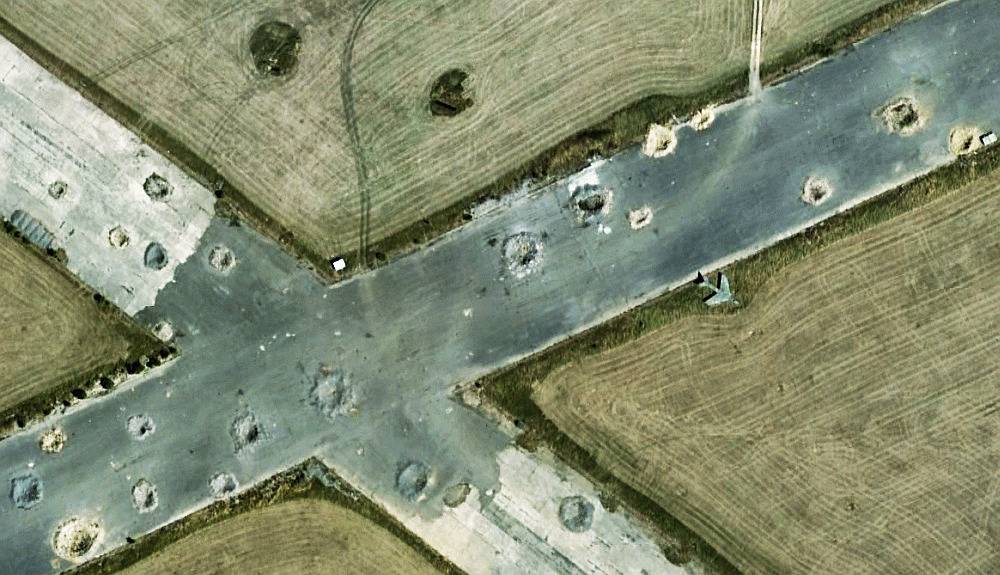
#> input picture camera/tests/crater2.jpg, 1000 x 575 px
$ python edge_detection.py tests/crater2.jpg
#> lines starting #> are read from the running program, lines starting #| are printed output that depends on the picture
import signal
import cv2
import sys
import os
import numpy as np

# Graceful exit on Ctrl+C
def signal_handler(sig, frame):
    print("\n[INFO] Ctrl+C detected. Exiting...")
    cv2.destroyAllWindows()
    sys.exit(0)

signal.signal(signal.SIGINT, signal_handler)

def main():
    if len(sys.argv) != 2:
        print("Usage: python script.py <image_path>")
        sys.exit(1)

    image_path = sys.argv[1]

    if not os.path.exists(image_path):
        print(f"Error: File '{image_path}' not found.")
        sys.exit(1)

    # Load image from file
    image = cv2.imread(image_path, cv2.IMREAD_COLOR)
#> image is the input picture: shape (575, 1000, 3); mean B, G, R 112.5, 139.4, 131.6

    # Validate image load
    if image is None:
        print(f"Error: Could not load image from '{image_path}'.")
        sys.exit(1)

    # Convert to grayscale
    gray = cv2.cvtColor(image, cv2.COLOR_BGR2GRAY)
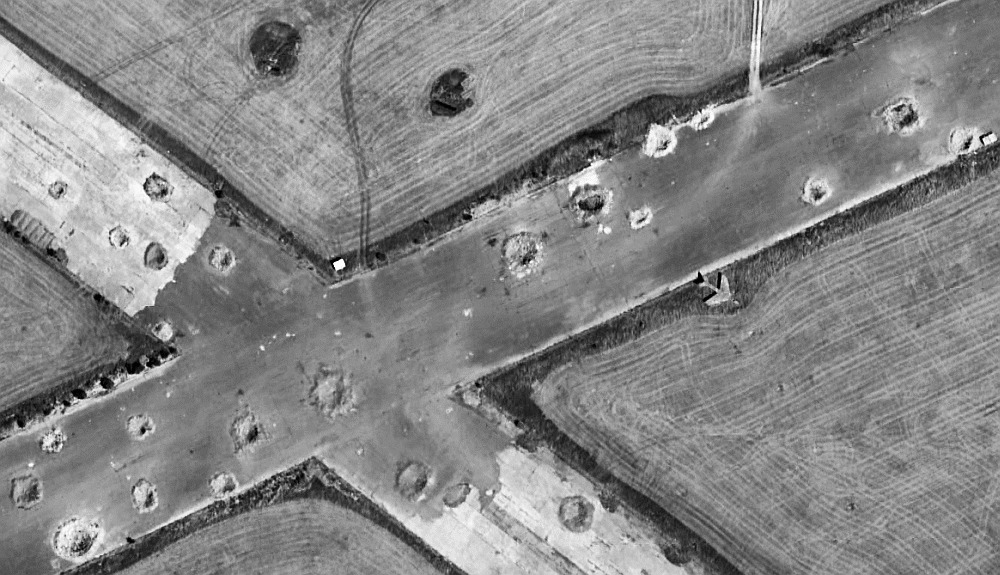
#> gray: shape (575, 1000); min 0, max 255, mean 134

    # Apply Gaussian blur to reduce noise before edge detection
    blurred = cv2.GaussianBlur(gray, (5, 5), 1.4)

    # Perform Canny edge detection
    # Threshold1 and Threshold2 can be tuned for better results
    edges = cv2.Canny(blurred, threshold1=100, threshold2=200)
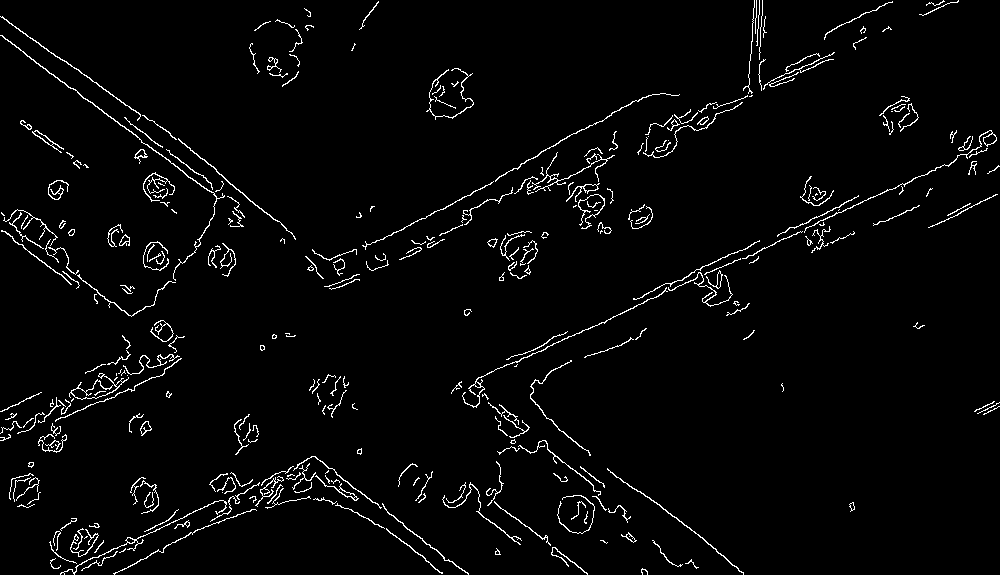
#> edges: shape (575, 1000); 2.9% white in thin lines or dots

    # Display results
    cv2.imshow("Original Image", image)
    cv2.imshow("Edges", edges)

    # Save the edge-detected image
    output_path = "edges_output.jpg"
    cv2.imwrite(output_path, edges)
    print(f"Edge-detected image saved as '{output_path}'.")

    # Wait for a key press and close windows
    while True:
        cv2.waitKey(1)
    cv2.destroyAllWindows()

if __name__ == "__main__":
    main()

$ run again, on camera/tests/crater4.jpg
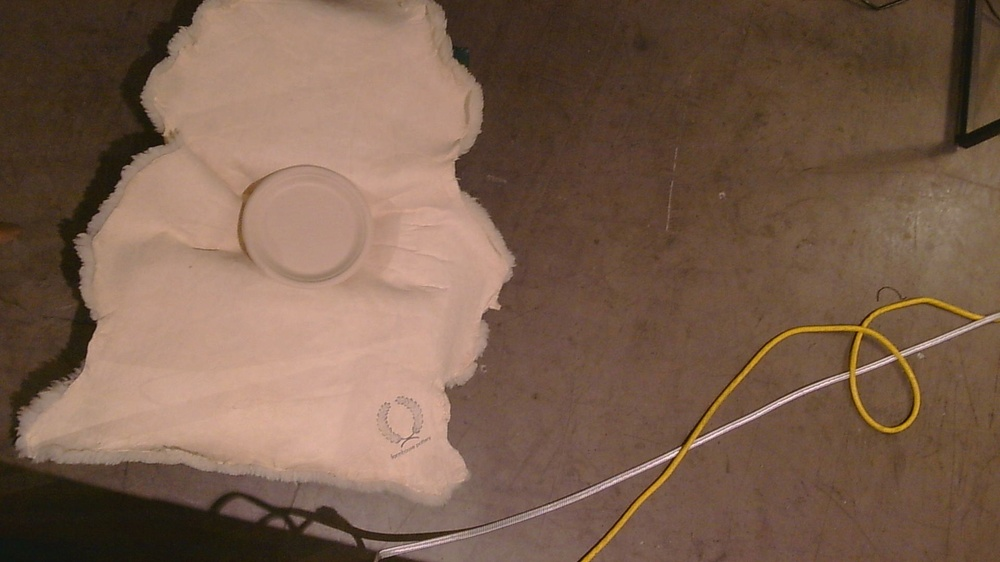
#> input picture camera/tests/crater4.jpg, 1000 x 562 px, shrunk from 1920 x 1080 before the run
#> in main, image is the input picture: shape (562, 1000, 3); mean B, G, R 76.9, 94.7, 121.9
#> in main, `gray = cv2.cvtColor(image, cv2.COLOR_BGR2GRAY)`:
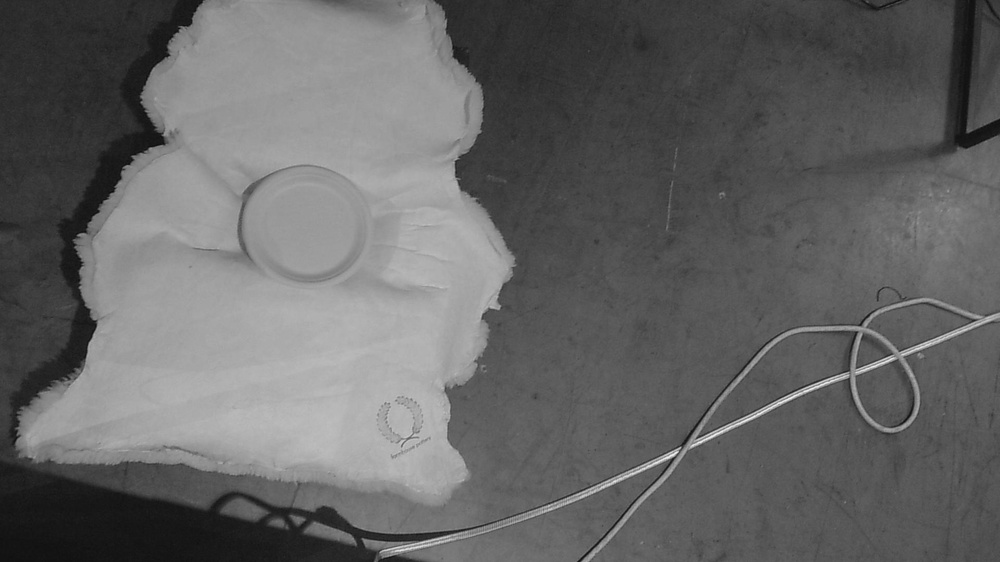
#> gray: shape (562, 1000); min 11, max 243, mean 100.8
#> in main, `edges = cv2.Canny(blurred, threshold1=100, threshold2=200)`:
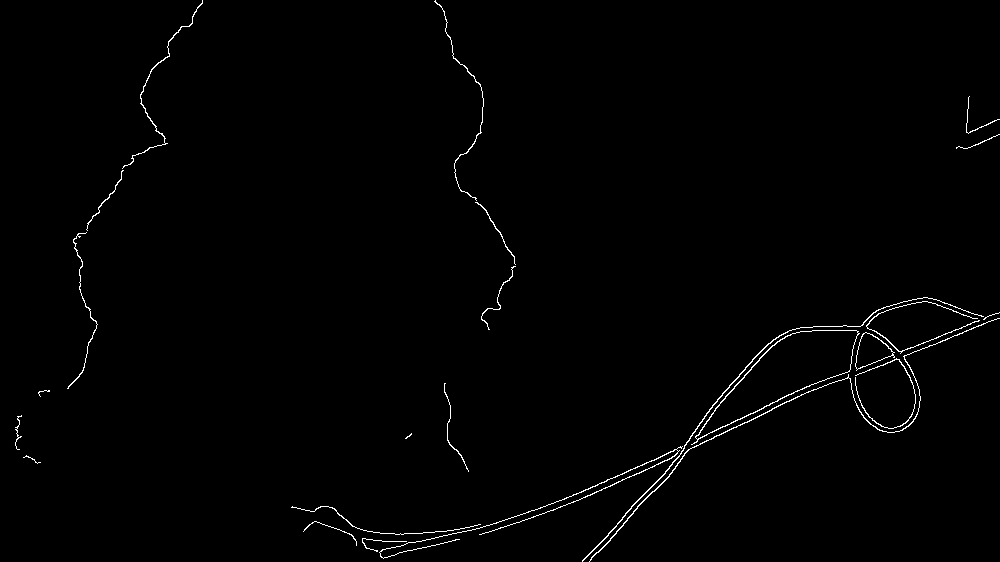
#> edges: shape (562, 1000); 0.9% white in thin lines or dots

$ run again, on camera/tests/crater1.png
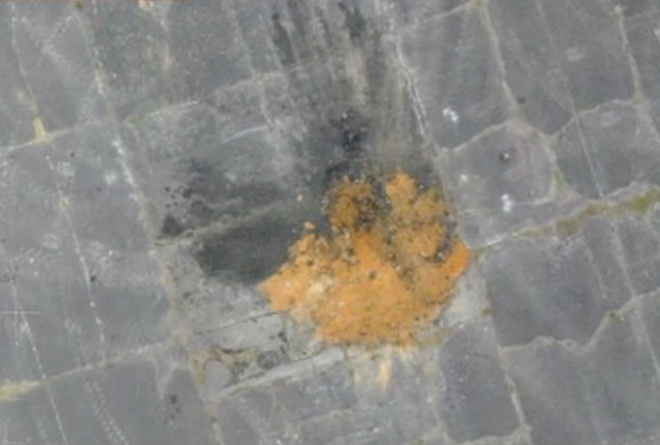
#> input picture camera/tests/crater1.png, 660 x 445 px
#> in main, image is the input picture: shape (445, 660, 3); mean B, G, R 131, 136, 138.1
#> in main, `gray = cv2.cvtColor(image, cv2.COLOR_BGR2GRAY)`:
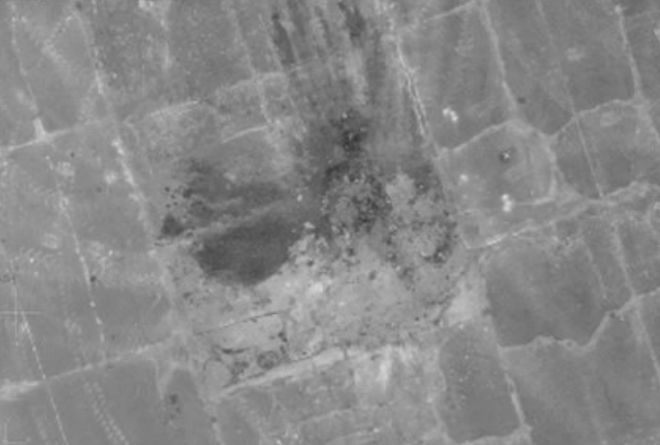
#> gray: shape (445, 660); min 52, max 215, mean 136.1
#> edges: shape (445, 660); every value is 0
